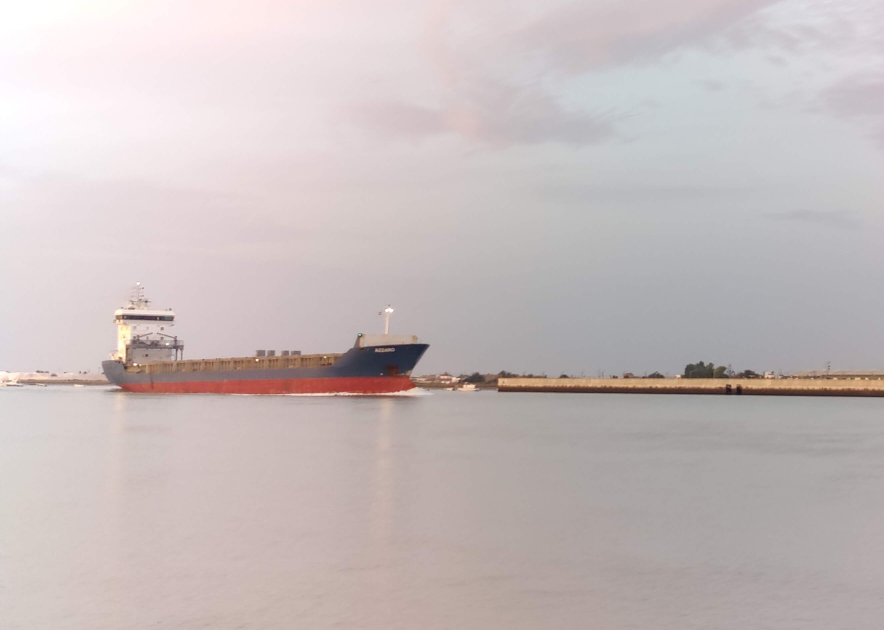
#> input picture images/tanker_guadalquivir.jpg, 2650 x 1888 px (shown at 1/3 size)
$ python similarity.py
#> lines starting #> are read from the running program, lines starting #| are printed output that depends on the picture; long printed decimals are rounded
from skimage import io
from skimage.metrics import structural_similarity as ssim
import matplotlib.pyplot as plt
from skimage  import transform
from pylab import *

img1 = io.imread('images/tanker_guadalquivir.jpg')
#> img1 is the input picture: shape (1888, 2650, 3); mean R, G, B 199, 189.1, 189.1
img2 = io.imread('images/essaouira.jpg')
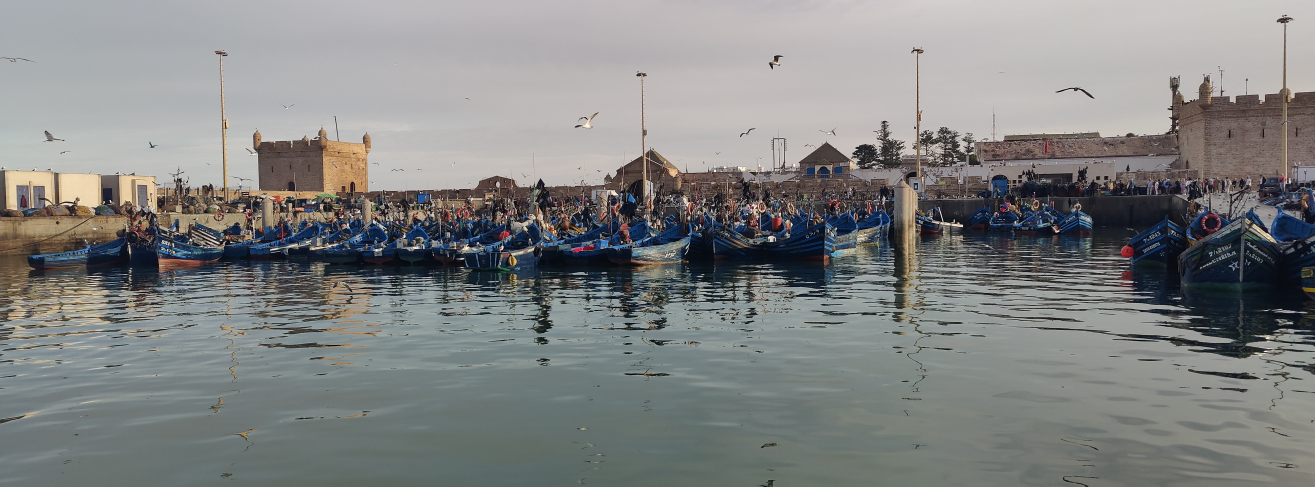
#> input picture images/essaouira.jpg, 6572 x 2434 px (shown at 1/5 size)
#> img2 is the input picture: shape (2434, 6572, 3); mean R, G, B 129.5, 131, 130.3
img2 = transform.resize(img2, img1.shape)
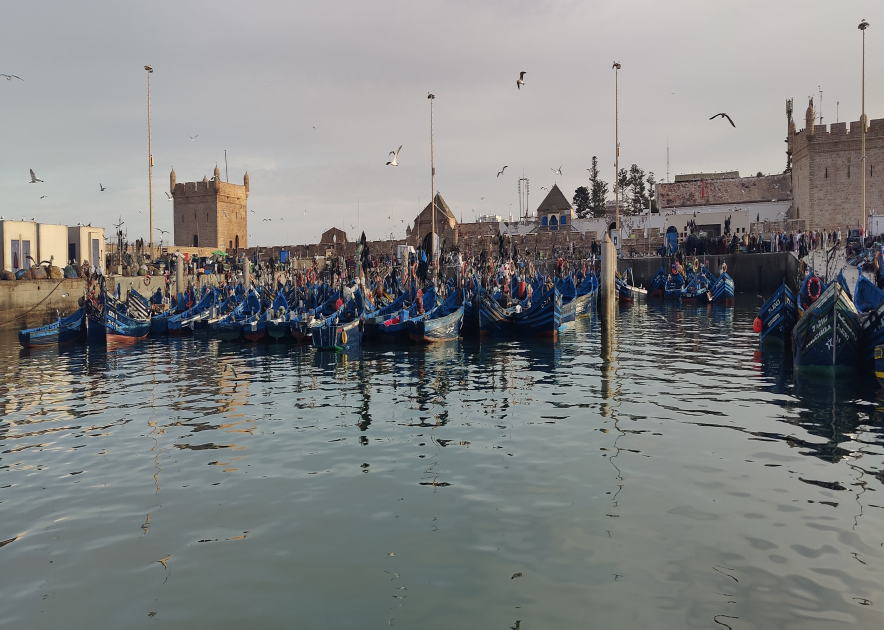
#> img2: shape (1888, 2650, 3) float64 (shown at 1/3 size); mean R, G, B 0.508, 0.514, 0.511

#ssim_1 = ssim (img1, img2, data_range = img2.max() - img2.min(), multichannel = True )
ssim_1 = ssim (img1, img2, channel_axis=-1, data_range= 1.0)
#> ssim_1 = 0.00112

figure (0)
plt.imshow(img1)
plt.show()

figure (1)
plt.imshow(img2)
plt.show()

print ('SSIM factor: ', ssim_1)
#| SSIM factor:  0.001122
